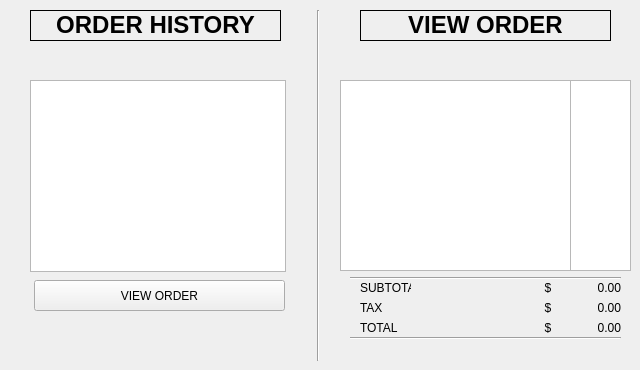
    <widget class="QWidget" name="oderHist">
     <attribute name="title">
      <string>ORDER HISTORY</string>
     </attribute>
     <widget class="QLabel" name="viewOrderLabel">
      <property name="geometry">
       <rect>
        <x>360</x>
        <y>10</y>
        <width>251</width>
        <height>31</height>
       </rect>
      </property>
      <property name="layoutDirection">
       <enum>Qt::LeftToRight</enum>
      </property>
      <property name="frameShape">
       <enum>QFrame::Box</enum>
      </property>
      <property name="text">
       <string>&lt;html&gt;&lt;head/&gt;&lt;body&gt;&lt;p&gt;&lt;span style=&quot; font-size:18pt; font-weight:600;&quot;&gt;VIEW ORDER&lt;/span&gt;&lt;/p&gt;&lt;/body&gt;&lt;/html&gt;</string>
      </property>
      <property name="alignment">
       <set>Qt::AlignCenter</set>
      </property>
     </widget>
     <widget class="QListWidget" name="orderList">
      <property name="geometry">
       <rect>
        <x>340</x>
        <y>80</y>
        <width>231</width>
        <height>191</height>
       </rect>
      </property>
      <property name="layoutDirection">
       <enum>Qt::LeftToRight</enum>
      </property>
      <property name="itemAlignment">
       <set>Qt::AlignJustify</set>
      </property>
     </widget>
     <widget class="QListWidget" name="priceList">
      <property name="geometry">
       <rect>
        <x>570</x>
        <y>80</y>
        <width>61</width>
        <height>191</height>
       </rect>
      </property>
      <property name="layoutDirection">
       <enum>Qt::LeftToRight</enum>
      </property>
      <property name="itemAlignment">
       <set>Qt::AlignJustify|Qt::AlignRight|Qt::AlignTrailing</set>
      </property>
     </widget>
     <widget class="Line" name="line1">
      <property name="geometry">
       <rect>
        <x>350</x>
        <y>270</y>
        <width>271</width>
        <height>16</height>
       </rect>
      </property>
      <property name="orientation">
       <enum>Qt::Horizontal</enum>
      </property>
     </widget>
     <widget class="QLabel" name="subTotalLabel">
      <property name="geometry">
       <rect>
        <x>360</x>
        <y>280</y>
        <width>51</width>
        <height>16</height>
       </rect>
      </property>
      <property name="text">
       <string>SUBTOTAL</string>
      </property>
     </widget>
     <widget class="QLabel" name="taxLabel">
      <property name="geometry">
       <rect>
        <x>360</x>
        <y>300</y>
        <width>51</width>
        <height>16</height>
       </rect>
      </property>
      <property name="text">
       <string>TAX</string>
      </property>
     </widget>
     <widget class="QLabel" name="totalLabel">
      <property name="geometry">
       <rect>
        <x>360</x>
        <y>320</y>
        <width>51</width>
        <height>16</height>
       </rect>
      </property>
      <property name="text">
       <string>TOTAL</string>
      </property>
     </widget>
     <widget class="QLabel" name="OHsub">
      <property name="geometry">
       <rect>
        <x>560</x>
        <y>280</y>
        <width>61</width>
        <height>16</height>
       </rect>
      </property>
      <property name="layoutDirection">
       <enum>Qt::LeftToRight</enum>
      </property>
      <property name="text">
       <string>0.00</string>
      </property>
      <property name="alignment">
       <set>Qt::AlignRight|Qt::AlignTrailing|Qt::AlignVCenter</set>
      </property>
     </widget>
     <widget class="QLabel" name="OHtax">
      <property name="geometry">
       <rect>
        <x>560</x>
        <y>300</y>
        <width>61</width>
        <height>16</height>
       </rect>
      </property>
      <property name="text">
       <string>0.00</string>
      </property>
      <property name="alignment">
       <set>Qt::AlignRight|Qt::AlignTrailing|Qt::AlignVCenter</set>
      </property>
     </widget>
     <widget class="QLabel" name="OHtotal">
      <property name="geometry">
       <rect>
        <x>560</x>
        <y>320</y>
        <width>61</width>
        <height>16</height>
       </rect>
      </property>
      <property name="text">
       <string>0.00</string>
      </property>
      <property name="alignment">
       <set>Qt::AlignRight|Qt::AlignTrailing|Qt::AlignVCenter</set>
      </property>
     </widget>
     <widget class="QLabel" name="subDollarSign">
      <property name="geometry">
       <rect>
        <x>540</x>
        <y>280</y>
        <width>16</width>
        <height>16</height>
       </rect>
      </property>
      <property name="text">
       <string>$</string>
      </property>
      <property name="alignment">
       <set>Qt::AlignCenter</set>
      </property>
     </widget>
     <widget class="QLabel" name="taxDollarSign">
      <property name="geometry">
       <rect>
        <x>540</x>
        <y>300</y>
        <width>16</width>
        <height>16</height>
       </rect>
      </property>
      <property name="text">
       <string>$</string>
      </property>
      <property name="alignment">
       <set>Qt::AlignCenter</set>
      </property>
     </widget>
     <widget class="QLabel" name="totalDollarSign">
      <property name="geometry">
       <rect>
        <x>540</x>
        <y>320</y>
        <width>16</width>
        <height>16</height>
       </rect>
      </property>
      <property name="text">
       <string>$</string>
      </property>
      <property name="alignment">
       <set>Qt::AlignCenter</set>
      </property>
     </widget>
     <widget class="Line" name="line2">
      <property name="geometry">
       <rect>
        <x>350</x>
        <y>330</y>
        <width>271</width>
        <height>16</height>
       </rect>
      </property>
      <property name="orientation">
       <enum>Qt::Horizontal</enum>
      </property>
     </widget>
     <widget class="Line" name="line_17">
      <property name="geometry">
       <rect>
        <x>310</x>
        <y>10</y>
        <width>16</width>
        <height>351</height>
       </rect>
      </property>
      <property name="orientation">
       <enum>Qt::Vertical</enum>
      </property>
     </widget>
     <widget class="QLabel" name="label_32">
      <property name="geometry">
       <rect>
        <x>30</x>
        <y>10</y>
        <width>251</width>
        <height>31</height>
       </rect>
      </property>
      <property name="layoutDirection">
       <enum>Qt::LeftToRight</enum>
      </property>
      <property name="frameShape">
       <enum>QFrame::Box</enum>
      </property>
      <property name="text">
       <string>&lt;html&gt;&lt;head/&gt;&lt;body&gt;&lt;p&gt;&lt;span style=&quot; font-size:18pt; font-weight:600;&quot;&gt;ORDER HISTORY&lt;/span&gt;&lt;/p&gt;&lt;/body&gt;&lt;/html&gt;</string>
      </property>
      <property name="alignment">
       <set>Qt::AlignCenter</set>
      </property>
     </widget>
     <widget class="QPushButton" name="viewOrderB">
      <property name="geometry">
       <rect>
        <x>34</x>
        <y>280</y>
        <width>251</width>
        <height>31</height>
       </rect>
      </property>
      <property name="text">
       <string>VIEW ORDER</string>
      </property>
     </widget>
     <widget class="QLabel" name="OHlabel">
      <property name="geometry">
       <rect>
        <x>30</x>
        <y>50</y>
        <width>251</width>
        <height>20</height>
       </rect>
      </property>
      <property name="text">
       <string/>
      </property>
      <property name="alignment">
       <set>Qt::AlignCenter</set>
      </property>
     </widget>
     <widget class="QLabel" name="VOLabel">
      <property name="geometry">
       <rect>
        <x>360</x>
        <y>50</y>
        <width>251</width>
        <height>20</height>
       </rect>
      </property>
      <property name="text">
       <string/>
      </property>
     </widget>
     <widget class="QListWidget" name="orderhistory">
      <property name="geometry">
       <rect>
        <x>30</x>
        <y>80</y>
        <width>256</width>
        <height>192</height>
       </rect>
      </property>
     </widget>
    </widget>
